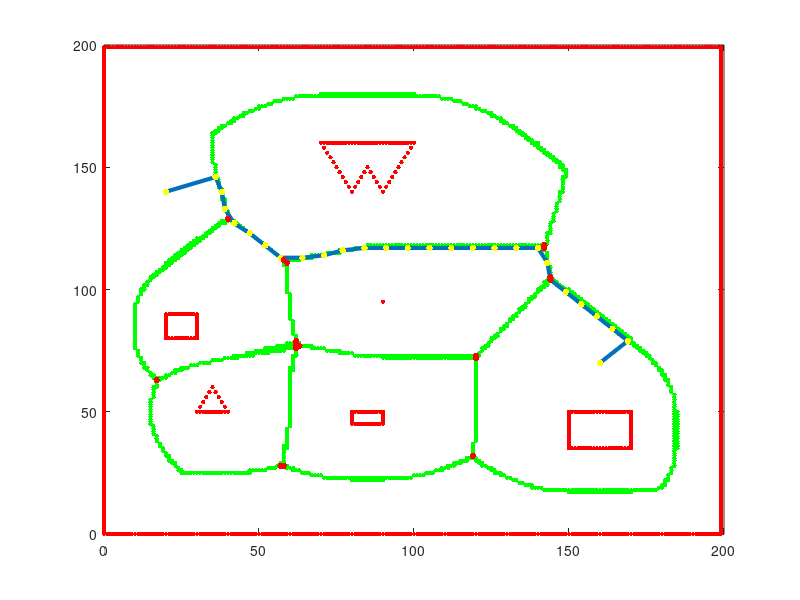

Source code (MATLAB):
load('ostacoli.txt')
load('voronoi.txt')
load('percorso.txt')
load('incroci.txt')
plot(voronoi(:,1),voronoi(:,2),'r.','MarkerSize',10,'MarkerEdgeColor','g')
hold on
plot(ostacoli(:,1),ostacoli(:,2),'r.','MarkerSize',10)
plot(percorso(:,1),percorso(:,2),'MarkerEdgeColor','y','LineWidth',3)
plot(percorso(:,1),percorso(:,2),'r.','MarkerSize',15,'MarkerEdgeColor','y')
plot(incroci(:,1),incroci(:,2),'r.','MarkerSize',15,'MarkerEdgeColor','r')
hold off